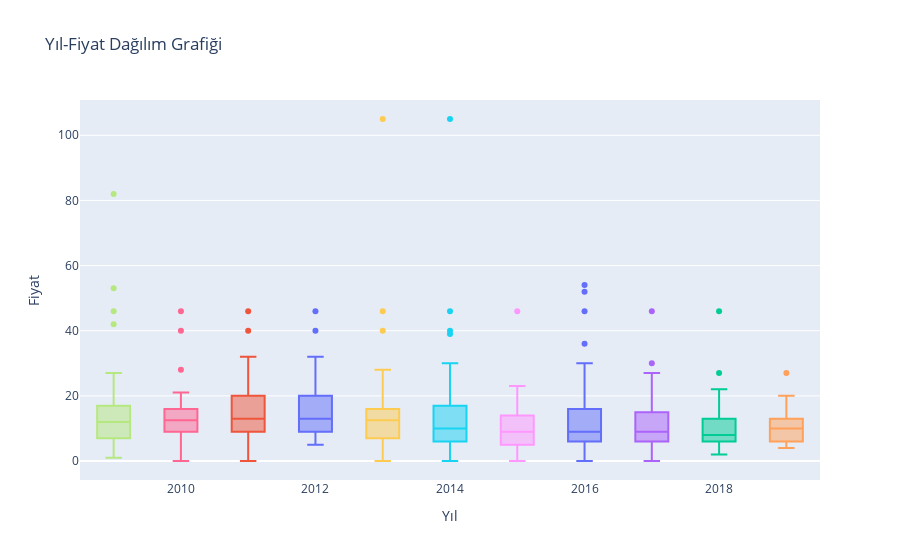

The code cell stored with this chart in its notebook:
### Markdown cell above
Yıllara göre en çok satan kitapların fiyat dağılımının değişimini araştırınız.

### Code cell
fig = px.box(data, x="Year", y="Price", color="Year", labels={"Year":"Yıl",
                                                              "Price": "Fiyat"},
                                                              title="Yıl-Fiyat Dağılım Grafiği")
fig.update_layout(showlegend=False)
fig.show()

### Figure 1 — Plotly figure (JSON) as saved in the notebook; plotly's stock layout.template omitted (floating-point values rounded to 4 significant figures)
{"data": [{"alignmentgroup": "True", "hovertemplate": "Yıl=%{x}<br>Fiyat=%{y}<extra></extra>", "legendgroup": "2016", "marker": {"color": "#636efa"}, "name": "2016", "notched": false, "offsetgroup": "2016", "orientation": "v", "showlegend": true, "type": "box", "x": [2016, 2016, 2016, 2016, 2016, 2016, 2016, 2016, 2016, 2016, 2016, 2016, 2016, 2016, 2016, 2016, 2016, 2016, 2016, 2016, 2016, 2016, 2016, 2016, 2016, 2016, 2016, 2016, 2016, 2016, 2016, 2016, 2016, 2016, 2016, 2016, 2016, 2016, 2016, 2016, 2016, 2016, 2016, 2016, 2016, 2016, 2016, 2016, 2016, 2016], "x0": " ", "xaxis": "x", "y": [8, 8, 4, 13, 13, 18, 4, 16, 5, 20, 8, 15, 4, 4, 54, 30, 12, 22, 52, 14, 11, 8, 6, 4, 8, 10, 9, 8, 9, 46, 17, 8, 16, 0, 6, 7, 5, 11, 5, 11, 36, 5, 16, 10, 23, 0, 9, 14, 9, 8], "y0": " ", "yaxis": "y"}, {"alignmentgroup": "True", "hovertemplate": "Yıl=%{x}<br>Fiyat=%{y}<extra></extra>", "legendgroup": "2011", "marker": {"color": "#EF553B"}, "name": "2011", "notched": false, "offsetgroup": "2011", "orientation": "v", "showlegend": true, "type": "box", "x": [2011, 2011, 2011, 2011, 2011, 2011, 2011, 2011, 2011, 2011, 2011, 2011, 2011, 2011, 2011, 2011, 2011, 2011, 2011, 2011, 2011, 2011, 2011, 2011, 2011, 2011, 2011, 2011, 2011, 2011, 2011, 2011, 2011, 2011, 2011, 2011, 2011, 2011, 2011, 2011, 2011, 2011, 2011, 2011, 2011, 2011, 2011, 2011, 2011, 2011], "x0": " ", "xaxis": "x", "y": [22, 11, 32, 0, 11, 14, 11, 4, 9, 5, 9, 14, 10, 21, 20, 8, 10, 13, 8, 13, 46, 9, 20, 17, 20, 22, 21, 28, 24, 10, 21, 15, 6, 14, 8, 7, 8, 30, 9, 13, 18, 40, 16, 10, 10, 19, 12, 16, 12, 9], "y0": " ", "yaxis": "y"}, {"alignmentgroup": "True", "hovertemplate": "Yıl=%{x}<br>Fiyat=%{y}<extra></extra>", "legendgroup": "2018", "marker": {"color": "#00cc96"}, "name": "2018", "notched": false, "offsetgroup": "2018", "orientation": "v", "showlegend": true, "type": "box", "x": [2018, 2018, 2018, 2018, 2018, 2018, 2018, 2018, 2018, 2018, 2018, 2018, 2018, 2018, 2018, 2018, 2018, 2018, 2018, 2018, 2018, 2018, 2018, 2018, 2018, 2018, 2018, 2018, 2018, 2018, 2018, 2018, 2018, 2018, 2018, 2018, 2018, 2018, 2018, 2018, 2018, 2018, 2018, 2018, 2018, 2018, 2018, 2018, 2018, 2018], "x0": " ", "xaxis": "x", "y": [15, 3, 5, 11, 8, 5, 6, 4, 6, 15, 8, 2, 6, 4, 4, 12, 5, 22, 11, 13, 8, 13, 6, 12, 16, 8, 8, 5, 27, 46, 12, 20, 6, 16, 8, 6, 6, 11, 7, 8, 18, 17, 5, 18, 15, 5, 10, 4, 12, 8], "y0": " ", "yaxis": "y"}, {"alignmentgroup": "True", "hovertemplate": "Yıl=%{x}<br>Fiyat=%{y}<extra></extra>", "legendgroup": "2017", "marker": {"color": "#ab63fa"}, "name": "2017", "notched": false, "offsetgroup": "2017", "orientation": "v", "showlegend": true, "type": "box", "x": [2017, 2017, 2017, 2017, 2017, 2017, 2017, 2017, 2017, 2017, 2017, 2017, 2017, 2017, 2017, 2017, 2017, 2017, 2017, 2017, 2017, 2017, 2017, 2017, 2017, 2017, 2017, 2017, 2017, 2017, 2017, 2017, 2017, 2017, 2017, 2017, 2017, 2017, 2017, 2017, 2017, 2017, 2017, 2017, 2017, 2017, 2017, 2017, 2017, 2017], "x0": " ", "xaxis": "x", "y": [6, 15, 8, 9, 5, 5, 8, 4, 4, 5, 30, 14, 11, 4, 17, 4, 21, 11, 8, 6, 22, 8, 9, 13, 27, 46, 4, 12, 17, 8, 16, 6, 0, 5, 7, 7, 11, 5, 8, 15, 9, 5, 16, 10, 9, 23, 21, 18, 9, 8], "y0": " ", "yaxis": "y"}, {"alignmentgroup": "True", "hovertemplate": "Yıl=%{x}<br>Fiyat=%{y}<extra></extra>", "legendgroup": "2019", "marker": {"color": "#FFA15A"}, "name": "2019", "notched": false, "offsetgroup": "2019", "orientation": "v", "showlegend": true, "type": "box", "x": [2019, 2019, 2019, 2019, 2019, 2019, 2019, 2019, 2019, 2019, 2019, 2019, 2019, 2019, 2019, 2019, 2019, 2019, 2019, 2019, 2019, 2019, 2019, 2019, 2019, 2019, 2019, 2019, 2019, 2019, 2019, 2019, 2019, 2019, 2019, 2019, 2019, 2019, 2019, 2019, 2019, 2019, 2019, 2019, 2019, 2019, 2019, 2019, 2019, 2019], "x0": " ", "xaxis": "x", "y": [12, 11, 5, 18, 5, 4, 8, 8, 15, 4, 12, 12, 6, 5, 7, 18, 16, 7, 4, 13, 12, 16, 11, 8, 5, 27, 20, 6, 6, 8, 12, 6, 6, 14, 11, 12, 14, 15, 10, 10, 5, 10, 4, 7, 11, 4, 13, 15, 8, 8], "y0": " ", "yaxis": "y"}, {"alignmentgroup": "True", "hovertemplate": "Yıl=%{x}<br>Fiyat=%{y}<extra></extra>", "legendgroup": "2014", "marker": {"color": "#19d3f3"}, "name": "2014", "notched": false, "offsetgroup": "2014", "orientation": "v", "showlegend": true, "type": "box", "x": [2014, 2014, 2014, 2014, 2014, 2014, 2014, 2014, 2014, 2014, 2014, 2014, 2014, 2014, 2014, 2014, 2014, 2014, 2014, 2014, 2014, 2014, 2014, 2014, 2014, 2014, 2014, 2014, 2014, 2014, 2014, 2014, 2014, 2014, 2014, 2014, 2014, 2014, 2014, 2014, 2014, 2014, 2014, 2014, 2014, 2014, 2014, 2014, 2014, 2014], "x0": " ", "xaxis": "x", "y": [30, 14, 28, 105, 22, 15, 6, 4, 0, 9, 10, 11, 15, 9, 8, 0, 6, 4, 4, 0, 7, 5, 20, 10, 8, 11, 46, 12, 17, 28, 39, 11, 6, 8, 12, 9, 7, 13, 20, 7, 8, 40, 5, 23, 0, 5, 13, 16, 17, 9], "y0": " ", "yaxis": "y"}, {"alignmentgroup": "True", "hovertemplate": "Yıl=%{x}<br>Fiyat=%{y}<extra></extra>", "legendgroup": "2010", "marker": {"color": "#FF6692"}, "name": "2010", "notched": false, "offsetgroup": "2010", "orientation": "v", "showlegend": true, "type": "box", "x": [2010, 2010, 2010, 2010, 2010, 2010, 2010, 2010, 2010, 2010, 2010, 2010, 2010, 2010, 2010, 2010, 2010, 2010, 2010, 2010, 2010, 2010, 2010, 2010, 2010, 2010, 2010, 2010, 2010, 2010, 2010, 2010, 2010, 2010, 2010, 2010, 2010, 2010, 2010, 2010, 2010, 2010, 2010, 2010, 2010, 2010, 2010, 2010, 2010, 2010], "x0": " ", "xaxis": "x", "y": [2, 14, 21, 8, 11, 14, 11, 8, 17, 15, 16, 9, 9, 20, 14, 18, 10, 8, 20, 2, 46, 9, 10, 11, 17, 13, 20, 28, 10, 17, 13, 11, 6, 14, 9, 2, 6, 14, 13, 7, 14, 40, 12, 14, 0, 12, 11, 21, 16, 11], "y0": " ", "yaxis": "y"}, {"alignmentgroup": "True", "hovertemplate": "Yıl=%{x}<br>Fiyat=%{y}<extra></extra>", "legendgroup": "2009", "marker": {"color": "#B6E880"}, "name": "2009", "notched": false, "offsetgroup": "2009", "orientation": "v", "showlegend": true, "type": "box", "x": [2009, 2009, 2009, 2009, 2009, 2009, 2009, 2009, 2009, 2009, 2009, 2009, 2009, 2009, 2009, 2009, 2009, 2009, 2009, 2009, 2009, 2009, 2009, 2009, 2009, 2009, 2009, 2009, 2009, 2009, 2009, 2009, 2009, 2009, 2009, 2009, 2009, 2009, 2009, 2009, 2009, 2009, 2009, 2009, 2009, 2009, 2009, 2009, 2009, 2009], "x0": " ", "xaxis": "x", "y": [17, 5, 13, 14, 4, 15, 6, 12, 1, 14, 7, 18, 11, 6, 14, 4, 7, 15, 27, 10, 12, 20, 46, 25, 17, 18, 12, 24, 53, 11, 6, 9, 16, 2, 10, 6, 9, 7, 19, 13, 8, 6, 9, 82, 11, 15, 9, 20, 42, 13], "y0": " ", "yaxis": "y"}, {"alignmentgroup": "True", "hovertemplate": "Yıl=%{x}<br>Fiyat=%{y}<extra></extra>", "legendgroup": "2015", "marker": {"color": "#FF97FF"}, "name": "2015", "notched": false, "offsetgroup": "2015", "orientation": "v", "showlegend": true, "type": "box", "x": [2015, 2015, 2015, 2015, 2015, 2015, 2015, 2015, 2015, 2015, 2015, 2015, 2015, 2015, 2015, 2015, 2015, 2015, 2015, 2015, 2015, 2015, 2015, 2015, 2015, 2015, 2015, 2015, 2015, 2015, 2015, 2015, 2015, 2015, 2015, 2015, 2015, 2015, 2015, 2015, 2015, 2015, 2015, 2015, 2015, 2015, 2015, 2015, 2015, 2015], "x0": " ", "xaxis": "x", "y": [6, 6, 8, 14, 9, 5, 11, 15, 13, 4, 5, 5, 5, 9, 4, 4, 19, 14, 9, 11, 17, 8, 5, 4, 4, 5, 10, 8, 7, 46, 9, 17, 8, 16, 8, 12, 9, 6, 18, 11, 9, 11, 14, 5, 16, 16, 23, 0, 14, 9], "y0": " ", "yaxis": "y"}, {"alignmentgroup": "True", "hovertemplate": "Yıl=%{x}<br>Fiyat=%{y}<extra></extra>", "legendgroup": "2013", "marker": {"color": "#FECB52"}, "name": "2013", "notched": false, "offsetgroup": "2013", "orientation": "v", "showlegend": true, "type": "box", "x": [2013, 2013, 2013, 2013, 2013, 2013, 2013, 2013, 2013, 2013, 2013, 2013, 2013, 2013, 2013, 2013, 2013, 2013, 2013, 2013, 2013, 2013, 2013, 2013, 2013, 2013, 2013, 2013, 2013, 2013, 2013, 2013, 2013, 2013, 2013, 2013, 2013, 2013, 2013, 2013, 2013, 2013, 2013, 2013, 2013, 2013, 2013, 2013, 2013, 2013], "x0": " ", "xaxis": "x", "y": [13, 13, 10, 13, 105, 0, 15, 13, 14, 5, 16, 10, 7, 11, 15, 17, 14, 8, 12, 12, 4, 4, 13, 8, 10, 46, 7, 12, 6, 17, 17, 18, 28, 24, 6, 9, 13, 6, 6, 20, 7, 14, 20, 40, 17, 5, 15, 0, 6, 9], "y0": " ", "yaxis": "y"}, {"alignmentgroup": "True", "hovertemplate": "Yıl=%{x}<br>Fiyat=%{y}<extra></extra>", "legendgroup": "2012", "marker": {"color": "#636efa"}, "name": "2012", "notched": false, "offsetgroup": "2012", "orientation": "v", "showlegend": true, "type": "box", "x": [2012, 2012, 2012, 2012, 2012, 2012, 2012, 2012, 2012, 2012, 2012, 2012, 2012, 2012, 2012, 2012, 2012, 2012, 2012, 2012, 2012, 2012, 2012, 2012, 2012, 2012, 2012, 2012, 2012, 2012, 2012, 2012, 2012, 2012, 2012, 2012, 2012, 2012, 2012, 2012, 2012, 2012, 2012, 2012, 2012, 2012, 2012, 2012, 2012, 2012], "x0": " ", "xaxis": "x", "y": [24, 11, 9, 7, 11, 14, 32, 5, 10, 14, 7, 10, 8, 25, 10, 8, 14, 8, 13, 10, 46, 20, 20, 17, 28, 24, 9, 14, 12, 13, 6, 7, 13, 8, 30, 9, 13, 10, 40, 21, 21, 18, 12, 7, 19, 23, 16, 6, 18, 15], "y0": " ", "yaxis": "y"}], "layout": {"boxmode": "overlay", "legend": {"title": {"text": "Yıl"}, "tracegroupgap": 0}, "showlegend": false, "title": {"text": "Yıl-Fiyat Dağılım Grafiği"}, "xaxis": {"anchor": "y", "categoryarray": [2016, 2011, 2018, 2017, 2019, 2014, 2010, 2009, 2015, 2013, 2012], "categoryorder": "array", "domain": [0, 1], "title": {"text": "Yıl"}}, "yaxis": {"anchor": "x", "domain": [0, 1], "title": {"text": "Fiyat"}}}}
